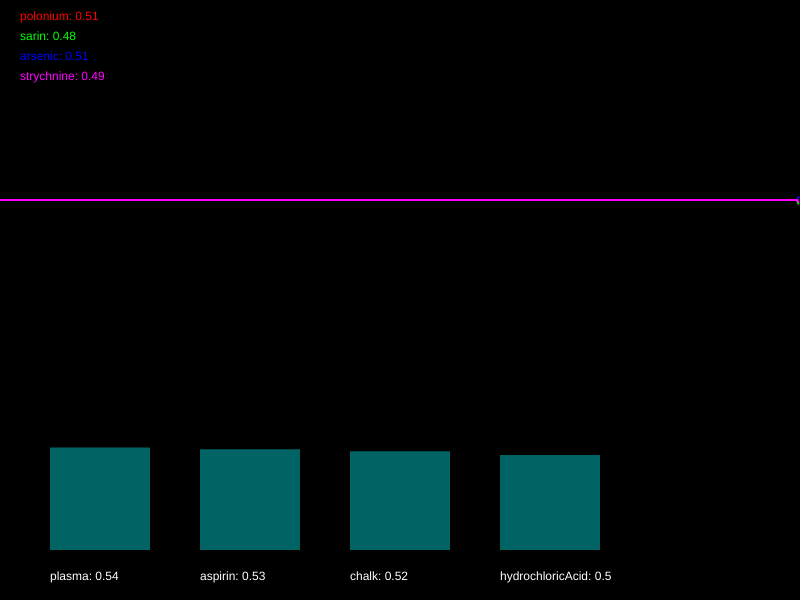
Frame 1 (no input)
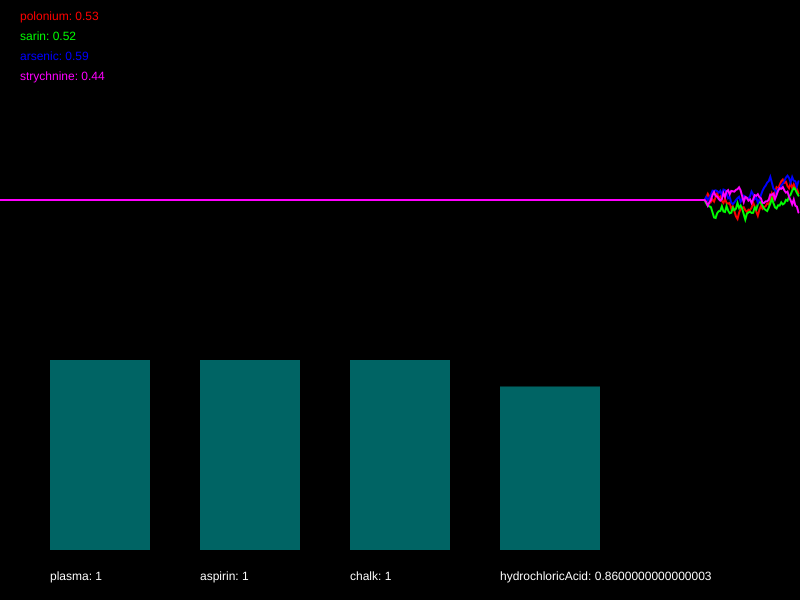
Frame 60 (no input)
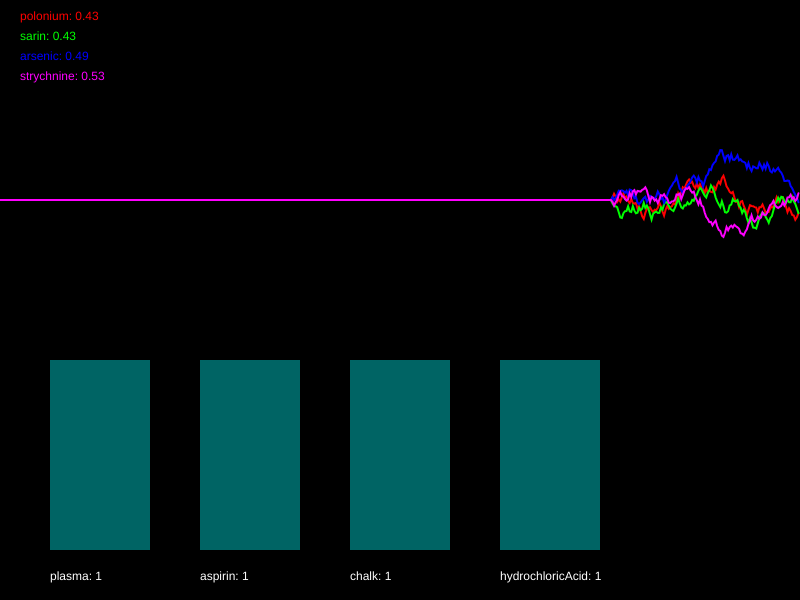
Frame 120 (the mouse pressed at the canvas centre since frame 60)

The p5.js sketch that drew these frames (run headless with seeded random() and noise() and a simulated clock; from frame 60 on, the mouse is pressed at the canvas centre):

// p5.js sketch
// ── sketch.js
/*



Case 401 - The Case of Norbert's Weiner Stand
Stage 2 - Toxic Burrito

Norbert is at it again. This time he’s set up a burrito stall and is lacing burritos with his foul toxin. The chaos is spreading. People are dropping like flies and burrito sales have fallen through the floor. To make matters worse it seems Norbert has cottoned on to our methods and has upped the complexity of his poison. You’ll find the antidote harder to develop this time. So kid, head down to the lab and get working.

You must develop the antidote by using conditional statements in the draw loop to do the following:

	- When polonium dips below 0.63 and arsenic dips below 0.38, reduce plasma by 0.01
	- When strychnine dips below 0.61 or sarin dips below 0.33, increase plasma by 0.04
	- If polonium dips below 0.68 and arsenic goes above 0.59, try decreasing aspirin by 0.01
	- If sarin dips below 0.56, try increasing aspirin by 0.03
	- If polonium dips below 0.26 and strychnine goes above 0.59, decrement chalk by 0.05
	- When arsenic goes above 0.3 or sarin dips below 0.5, increase chalk by 0.02
	- If polonium goes above 0.66 and strychnine goes above 0.72, reduce hydrochloricAcid by 0.05
	- If arsenic goes above 0.59, raise hydrochloricAcid by 0.04


Your conditional statements should consider the following poisons:

	- polonium
	- sarin
	- arsenic
	- strychnine


Your conditional statements should modify the following antidotes:

	- plasma
	- aspirin
	- chalk
	- hydrochloricAcid


- There are many ways to complete this task but you should only use the following commands and operators:

	if(){}
	>
	<
	&&
	||
	+=
	-=

*/

//Declare the poison variables
var polonium;
var sarin;
var arsenic;
var strychnine;


//Declare the antidote variables
var plasma;
var aspirin;
var chalk;
var hydrochloricAcid;


//This variable is used for drawing the graph
var graphs;


function setup()
{

	createCanvas(800,600);
	strokeWeight(2);

	//initialise the poisons and antidotes
	polonium = 0.5;
	sarin = 0.5;
	arsenic = 0.5;
	strychnine = 0.5;
	plasma = 0.5;
	aspirin = 0.5;
	chalk = 0.5;
	hydrochloricAcid = 0.5;


	//fills the graph with empty values
	graphs = [];

	for(var i = 0; i < 4; i++)
	{
		graphs.push([]);
		for(var j = 0; j < 512; j++)
		{
			graphs[i].push(0.5);
		}
	}

}

function draw()
{

	//Develop the antidote below
	//Write conditional statements to change the amount of each substance ...

	// When polonium dips below 0.63 and arsenic dips below 0.38, reduce plasma by 0.01
	if (polonium < 0.63 && arsenic < 0.38)
	{
		plasma -= 0.01;
	}

	// When strychnine dips below 0.61 or sarin dips below 0.33, increase plasma by 0.04
	if (strychnine < 0.61 || sarin < 0.33)
	{
		plasma += 0.04;
	}

	// If polonium dips below 0.68 and arsenic goes above 0.59, try decreasing aspirin by 0.01
	if (polonium < 0.68 && arsenic > 0.59)
	{
		aspirin -= 0.01;
	}

	// If sarin dips below 0.56, try increasing aspirin by 0.03
	if (sarin < 0.56)
	{
		aspirin += 0.03;
	}

	// If polonium dips below 0.26 and strychnine goes above 0.59, decrement chalk by 0.05
	if (polonium < 0.26 && strychnine > 0.59)
	{
		chalk -= 0.05;
	}

	// When arsenic goes above 0.3 or sarin dips below 0.5, increase chalk by 0.02
	if (arsenic > 0.3 || sarin < 0.5)
	{
		chalk += 0.02;
	}

	// If polonium goes above 0.66 and strychnine goes above 0.72, reduce hydrochloricAcid by 0.05
	if (polonium > 0.66 && strychnine > 0.72)
	{
		hydrochloricAcid -= 0.05;
	}


	// If arsenic goes above 0.59, raise hydrochloricAcid by 0.04
	if (arsenic > 0.59)
	{
		hydrochloricAcid += 0.04;
	}

	




	//////////////////////////////////////////////////////

	//the code below generates new values using random numbers

	/*
		For testing, you might want to temporarily comment out
		these lines and set the same variables to constant values
		instead.
	*/

	polonium = nextValue(graphs[0],polonium);
	sarin = nextValue(graphs[1],sarin);
	arsenic = nextValue(graphs[2],arsenic);
	strychnine = nextValue(graphs[3],strychnine);


	plasma = constrain(plasma, 0, 1);
	aspirin = constrain(aspirin, 0, 1);
	chalk = constrain(chalk, 0, 1);
	hydrochloricAcid = constrain(hydrochloricAcid, 0, 1);


	///////// DO NOT CHANGE THE CODE BELOW ///////////

	//drawing code

	// set background
	background(0);
	noFill();

	//draw the graphs for the vitals
	var colors = [
	color(255, 0, 0),
	color(0, 255, 0),
	color(0, 0, 255),
	color(255, 0, 255),
	color(255, 255, 0),
	color(0, 255, 255)
	];

	for(var i = 0; i < graphs.length; i++)
	{
		stroke(colors[i]);
		drawGraph(graphs[i]);
	}

	//draw the poisons as text
	noStroke();
	fill(colors[0]);
	text('polonium: ' + nf(polonium,1,2), 20,20);
	fill(colors[1]);
	text('sarin: ' + nf(sarin,1,2), 20,40);
	fill(colors[2]);
	text('arsenic: ' + nf(arsenic,1,2), 20,60);
	fill(colors[3]);
	text('strychnine: ' + nf(strychnine,1,2), 20,80);


	//draw the antidotes bar chart
	drawBar(plasma,50,'plasma');
	drawBar(aspirin,200,'aspirin');
	drawBar(chalk,350,'chalk');
	drawBar(hydrochloricAcid,500,'hydrochloricAcid');


}

function nextValue(graph, val)
{
	//gets the next value for a vital and puts it in an array for drawing
	var delta = random(-0.03,0.03);

	val += delta;
	if(val > 1 || val < 0)
	{
		delta *= -1;
		val += delta * 2;
	}

	graph.push(val)
	graph.shift();
	return val;
}

function drawGraph(graph)
{
	//draws an array as a graph
	beginShape();
	for(var i = 0; i < graph.length; i++)
	{
			vertex(width * i/512, height * 0.5 - graph[i]* height/3)
	}
	endShape();
}


function drawBar(val, x, name)
{
	//draws the bars for bar chart
    noStroke();
    fill(0,100,100);
	var mh = height * 0.4 - 50;
	rect(x,(height - 50) - val*mh, 100, val*mh);
    fill(255);
	text(name + ": " + val, x, height - 20);
}
